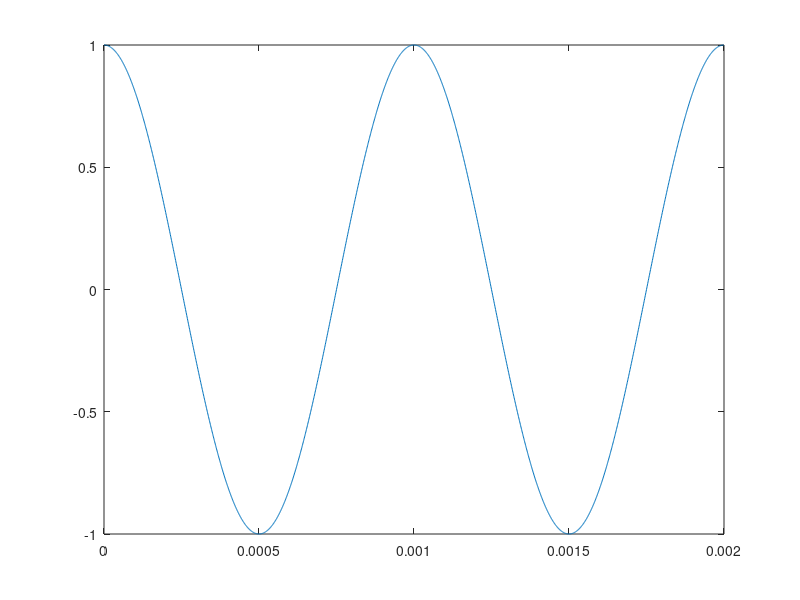
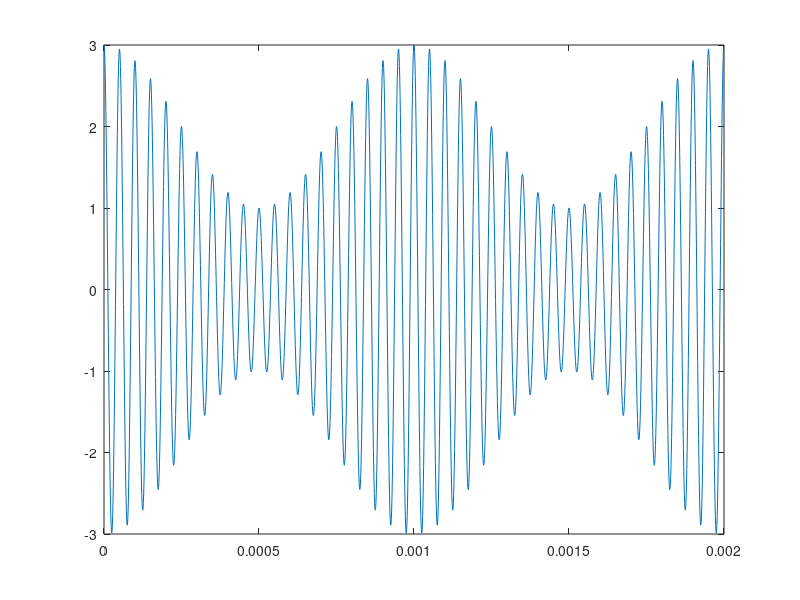
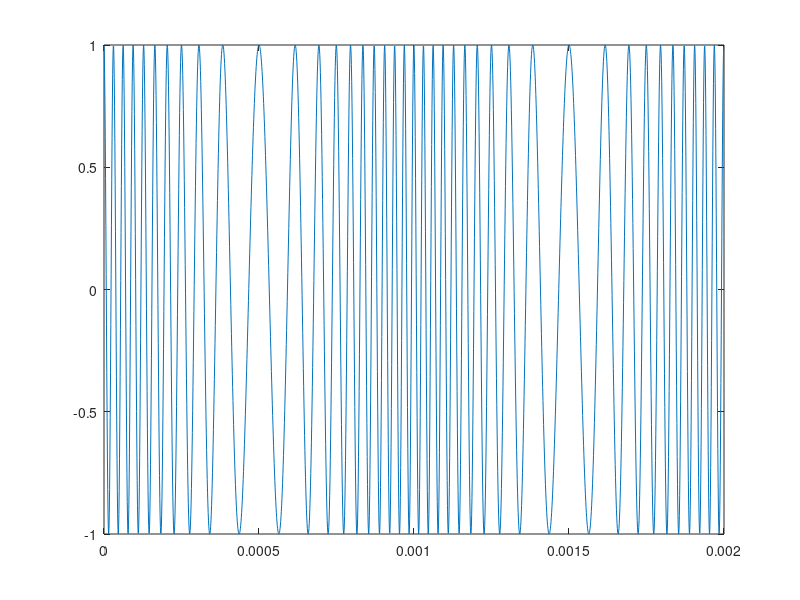

The MATLAB script that drew these images, in order:
fc = 20000;         %Carrier frequency = 20 KHz
fm = 1000;          %Modulating frequency = 1 KHz
fs = 50*fc;         %Sampling frequency
ti = 0;             %Intial time = 0 ms
tf = 0.002;         %Final time = 2 ms
ts = 1/fs;          %Sampling time
t = (ti:ts:tf-ts);  %Time vector

%1, K = 2V
K = 2;              %K = 2 V DC

m_t = cos(2*pi*fm*t);
c_t = cos(2*pi*fc*t);
s_t_1 = (m_t + K).*c_t;

figure(1);
plot(t, m_t);
figure(2);
plot(t, s_t_1);

%2, A = 1 V
A = 1;
int_m_t = cumsum(m_t);
Kf = 2/(max(int_m_t));

s_t_2 = A*cos(2*pi*fc*t + 2*pi*Kf*int_m_t);

figure (3);
plot(t, s_t_2);
